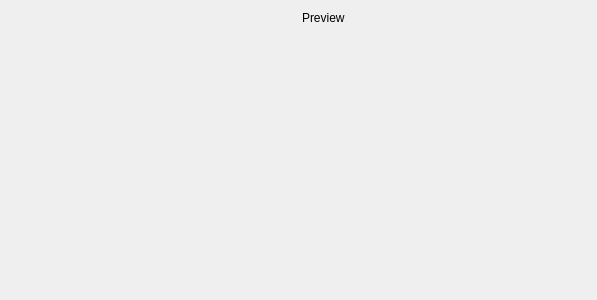
<ui version="4.0" >
 <class>EditStyle</class>
 <widget class="QWidget" name="EditStyle" >
  <property name="geometry" >
   <rect>
    <x>0</x>
    <y>0</y>
    <width>597</width>
    <height>300</height>
   </rect>
  </property>
  <property name="windowTitle" >
   <string>Form</string>
  </property>
  <layout class="QHBoxLayout" name="horizontalLayout" >
   <item>
    <widget class="QWidget" native="1" name="settingsWidgetParent" >
     <property name="sizePolicy" >
      <sizepolicy vsizetype="Expanding" hsizetype="Expanding" >
       <horstretch>0</horstretch>
       <verstretch>0</verstretch>
      </sizepolicy>
     </property>
    </widget>
   </item>
   <item>
    <layout class="QVBoxLayout" name="verticalLayout" >
     <item>
      <widget class="QLabel" name="lblPreview" >
       <property name="text" >
        <string>Preview</string>
       </property>
      </widget>
     </item>
     <item>
      <widget class="QWidget" native="1" name="textEditor" >
       <property name="sizePolicy" >
        <sizepolicy vsizetype="Expanding" hsizetype="Expanding" >
         <horstretch>0</horstretch>
         <verstretch>0</verstretch>
        </sizepolicy>
       </property>
      </widget>
     </item>
    </layout>
   </item>
  </layout>
 </widget>
 <resources/>
 <connections/>
</ui>
